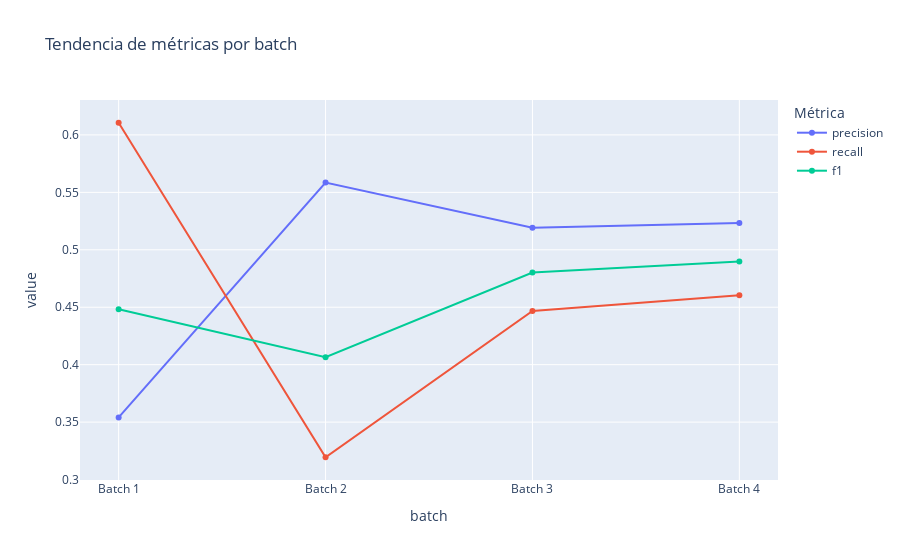

The notebook cell this image was saved under:
### Markdown cell above
### 📌 Análisis comparativo [2.0 puntos]

### Code cell
# Importamos las librerías necesarias
import plotly.express as px

# Reutilizamos las funciones definidas anteriormente: _read_predictions, _read_reference, _compute_set_f1

# Función para evaluar métricas por batch y consolidar resultados
def evaluate_batch_metrics(name: str, pred_path: Path, truth_path: Path | None):
    if not pred_path.exists():
        return {"batch": name, "precision": np.nan, "recall": np.nan, "f1": np.nan, "tp": np.nan, "fp": np.nan, "fn": np.nan, "n_pred": np.nan, "n_truth": np.nan}
    if truth_path is None or (not Path(truth_path).exists() and not Path(truth_path).with_suffix(".csv").exists()):
        preds = _read_predictions(pred_path)
        counts = preds.groupby("customer_id").size()
        return {"batch": name, "precision": np.nan, "recall": np.nan, "f1": np.nan, "tp": np.nan, "fp": np.nan, "fn": np.nan, "n_pred": len(preds.drop_duplicates()), "n_truth": np.nan, "clientes": counts.size, "topk_mean": counts.mean(), "topk_max": counts.max()}
    preds = _read_predictions(pred_path)
    truth = _read_reference(truth_path)
    tp, fp, fn, p, r, f1, n_pred, n_truth = _compute_set_f1(preds, truth)
    return {"batch": name, "precision": p, "recall": r, "f1": f1, "tp": tp, "fp": fp, "fn": fn, "n_pred": n_pred, "n_truth": n_truth}

# Paths de predicciones y truths
pred_paths = {
    "Batch 1": Path("predictions/predicciones_4.csv"),
    "Batch 2": Path("predictions/predicciones_batch_t1_adv_b.csv"),
    "Batch 3": Path("predictions/predicciones_batch_t2_adv_b.zip"),
    "Batch 4": Path("predictions/predicciones_batch_t3_adv_hybrid2.zip"),
}
truth_paths = {
    "Batch 1": Path("data/batch_t1.parquet"),
    "Batch 2": Path("data/batch_t2.parquet"),
    "Batch 3": Path("data/batch_t3.parquet"),
    "Batch 4": Path("data/batch_t4.parquet"),
}

rows = []
for name in ["Batch 1", "Batch 2", "Batch 3", "Batch 4"]:
    rows.append(evaluate_batch_metrics(name, pred_paths[name], truth_paths[name]))

metrics_df = pd.DataFrame(rows)
print("Resumen de métricas por batch:")
print(metrics_df)

# Gráfico de tendencias
plot_df = metrics_df.copy()
plot_df = plot_df.dropna(subset=["f1"])
fig = px.line(plot_df, x="batch", y=["precision", "recall", "f1"], markers=True,
              title="Tendencia de métricas por batch")
fig.update_layout(legend_title_text="Métrica")
fig.show()

### Figure 1 — Plotly figure (JSON) as saved in the notebook; plotly's stock layout.template omitted (floating-point values rounded to 4 significant figures)
{"data": [{"hovertemplate": "variable=precision<br>batch=%{x}<br>value=%{y}<extra></extra>", "legendgroup": "precision", "line": {"color": "#636efa", "dash": "solid"}, "marker": {"symbol": "circle"}, "mode": "lines+markers", "name": "precision", "orientation": "v", "showlegend": true, "type": "scatter", "x": ["Batch 1", "Batch 2", "Batch 3", "Batch 4"], "xaxis": "x", "y": [0.3541, 0.5586, 0.5192, 0.5232], "yaxis": "y"}, {"hovertemplate": "variable=recall<br>batch=%{x}<br>value=%{y}<extra></extra>", "legendgroup": "recall", "line": {"color": "#EF553B", "dash": "solid"}, "marker": {"symbol": "circle"}, "mode": "lines+markers", "name": "recall", "orientation": "v", "showlegend": true, "type": "scatter", "x": ["Batch 1", "Batch 2", "Batch 3", "Batch 4"], "xaxis": "x", "y": [0.6106, 0.3194, 0.4468, 0.4605], "yaxis": "y"}, {"hovertemplate": "variable=f1<br>batch=%{x}<br>value=%{y}<extra></extra>", "legendgroup": "f1", "line": {"color": "#00cc96", "dash": "solid"}, "marker": {"symbol": "circle"}, "mode": "lines+markers", "name": "f1", "orientation": "v", "showlegend": true, "type": "scatter", "x": ["Batch 1", "Batch 2", "Batch 3", "Batch 4"], "xaxis": "x", "y": [0.4483, 0.4064, 0.4803, 0.4899], "yaxis": "y"}], "layout": {"legend": {"title": {"text": "Métrica"}, "tracegroupgap": 0}, "title": {"text": "Tendencia de métricas por batch"}, "xaxis": {"anchor": "y", "domain": [0, 1], "title": {"text": "batch"}}, "yaxis": {"anchor": "x", "domain": [0, 1], "title": {"text": "value"}}}}
